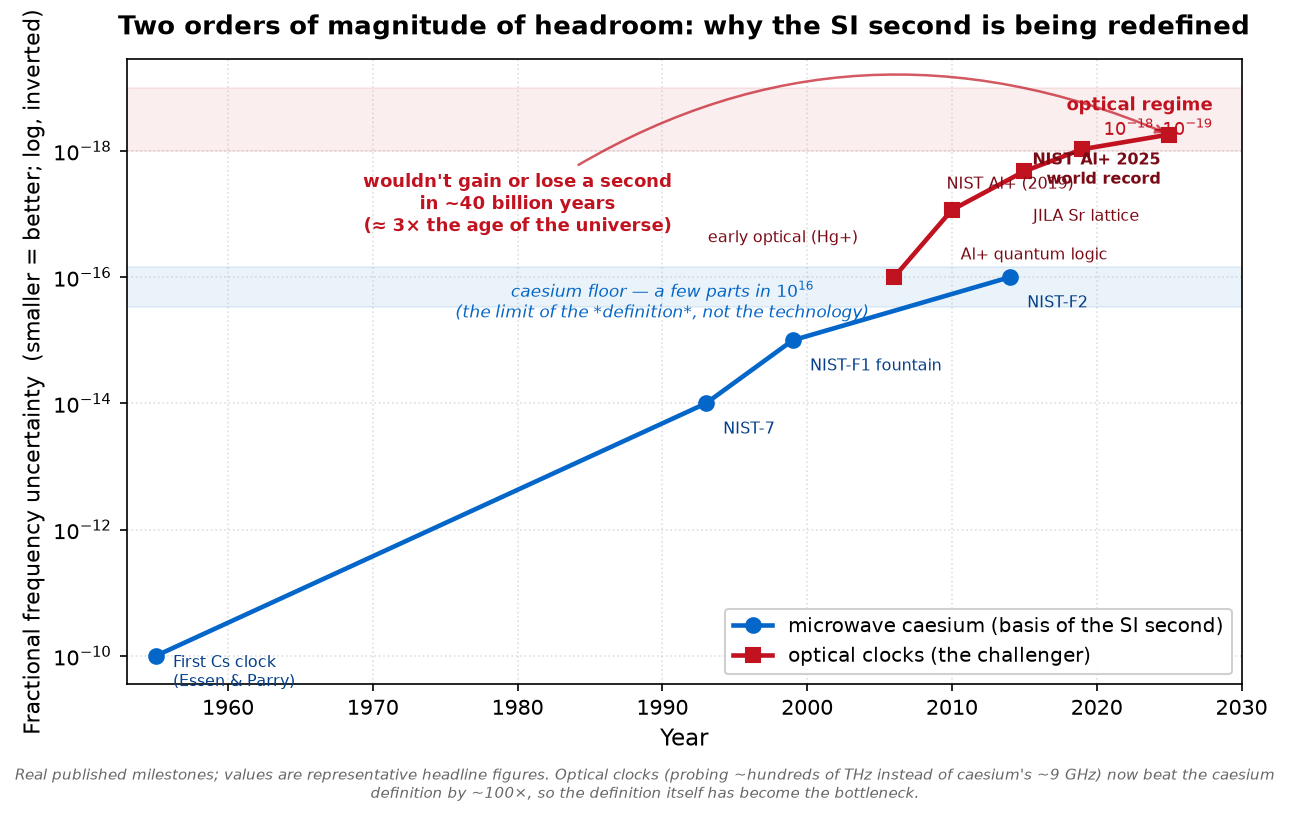

This figure's Python source:
#!/usr/bin/env python3
"""The march of clock accuracy: why the second is being redefined.

Fractional frequency uncertainty (lower = more accurate) versus year, for two
families of atomic clock:

  * MICROWAVE caesium clocks — the basis of the SI second since 1967 (the Cs-133
    hyperfine transition at 9,192,631,770 Hz). Their best realizations (caesium
    fountains) have plateaued near a few parts in 10^16: that is now the FLOOR
    of the definition itself, not a technology limit.
  * OPTICAL clocks — probing an electronic transition hundreds of THz instead of
    ~9 GHz, so a far finer "ruler." They have blown past caesium by ~two orders
    of magnitude and now reach the 10^-18 / 10^-19 regime.

The gap is the whole argument for redefinition: measurement accuracy is now
limited by the *definition* (caesium), not by the technology (optical). Points
are real published milestones; values are representative headline figures.

Emits a committed PNG next to the reading.
"""
import matplotlib.pyplot as plt

# (year, fractional uncertainty, label)  — microwave caesium family
cs = [
    (1955, 1.0e-10, "First Cs clock\n(Essen & Parry)"),
    (1993, 1.0e-14, "NIST-7"),
    (1999, 1.0e-15, "NIST-F1 fountain"),
    (2014, 1.0e-16, "NIST-F2"),
]
# (year, fractional uncertainty, label) — optical family
opt = [
    (2006, 1.0e-16, "early optical (Hg+)"),
    (2010, 8.6e-18, "Al+ quantum logic"),
    (2015, 2.1e-18, "JILA Sr lattice"),
    (2019, 9.4e-19, "NIST Al+ (2019)"),
    (2025, 5.5e-19, "NIST Al+ 2025\nworld record"),
]

fig, ax = plt.subplots(figsize=(8.6, 5.4), dpi=150)

# Caesium floor band (the "definition floor")
ax.axhspan(7e-17, 3e-16, color="#0466c8", alpha=0.08, zorder=0)
ax.text(1990, 2.4e-16, "caesium floor — a few parts in $10^{16}$\n(the limit of the *definition*, not the technology)",
        fontsize=8.2, color="#0466c8", va="center", ha="center", style="italic")

# Redefinition target band
ax.axhspan(1e-19, 1e-18, color="#c1121f", alpha=0.07, zorder=0)
ax.text(2028, 3e-19, "optical regime\n$10^{-18}$–$10^{-19}$", fontsize=8.6,
        color="#c1121f", ha="right", va="center", fontweight="bold")

# Series
cx, cy, _ = zip(*cs)
ox, oy, _ = zip(*opt)
ax.plot(cx, cy, "-o", color="#0466c8", lw=2.2, ms=7, zorder=3,
        label="microwave caesium (basis of the SI second)")
ax.plot(ox, oy, "-s", color="#c1121f", lw=2.2, ms=7, zorder=3,
        label="optical clocks (the challenger)")

# Point labels — caesium below-right of each point (downward = larger y on inverted axis)
for x, y, name in cs:
    ax.annotate(name, xy=(x, y), xytext=(x + 1.2, y * 3.0), fontsize=7.6,
                color="#023e8a", ha="left")

# Point labels — optical, each placed below its marker with a manual offset to avoid collisions
opt_lab = {
    2006: (2003.5, 2.4e-17, "right", "early optical (Hg+)"),
    2010: (2010.6, 4.5e-17, "left", "Al+ quantum logic"),
    2015: (2015.6, 1.1e-17, "left", "JILA Sr lattice"),
    2019: (2018.4, 3.4e-18, "right", "NIST Al+ (2019)"),
    2025: (2024.4, 2.0e-18, "right", "NIST Al+ 2025\nworld record"),
}
for x, y, name in opt:
    lx, ly, ha, txt = opt_lab[x]
    ax.annotate(txt, xy=(x, y), xytext=(lx, ly), fontsize=7.7,
                color="#7a0b16", ha=ha, va="center",
                fontweight="bold" if "record" in txt else "normal")

# Callout: the 2025 record in human terms — parked in the empty upper-middle
ax.annotate("wouldn't gain or lose a second\nin ~40 billion years\n(≈ 3× the age of the universe)",
            xy=(2025, 5.5e-19), xytext=(1980, 7e-18), fontsize=8.8,
            color="#c1121f", ha="center", va="center", fontweight="bold",
            arrowprops=dict(arrowstyle="->", color="#c1121f", lw=1.2, alpha=0.7,
                            connectionstyle="arc3,rad=-0.28"))

ax.legend(loc="lower right", fontsize=9.5, framealpha=0.92)

ax.set_yscale("log")
ax.invert_yaxis()  # better (smaller) uncertainty toward the top
ax.set_xlabel("Year", fontsize=11)
ax.set_ylabel("Fractional frequency uncertainty  (smaller = better; log, inverted)", fontsize=10.5)
ax.set_title("Two orders of magnitude of headroom: why the SI second is being redefined",
             fontsize=12.5, fontweight="bold", pad=12)
ax.grid(True, which="both", ls=":", alpha=0.4)
ax.set_xlim(1953, 2030)

fig.text(0.5, 0.005,
         "Real published milestones; values are representative headline figures. Optical clocks (probing ~hundreds of THz "
         "instead of caesium's ~9 GHz) now beat the caesium definition by ~100×, so the definition itself has become the bottleneck.",
         ha="center", fontsize=7.3, color="#666", style="italic", wrap=True)

fig.tight_layout(rect=(0, 0.035, 1, 1))
out = __file__.rsplit("/", 1)[0] + "/22-programmable-kernels-and-redefining-the-second-2-plot.png"
fig.savefig(out, bbox_inches="tight", facecolor="white")
print("wrote", out)
